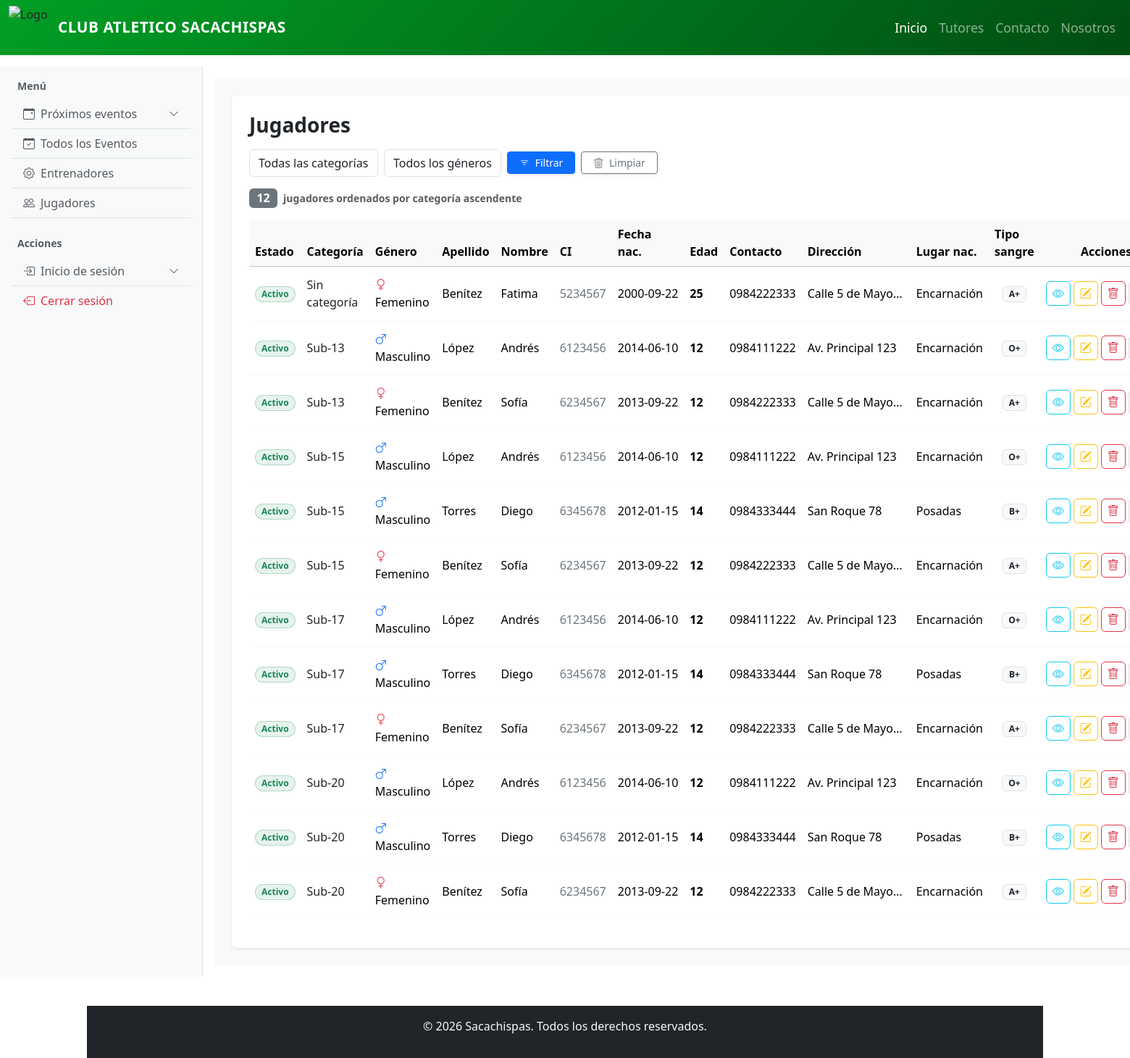
The app's page /backend/jugadores/index.php with its own data.
### tables this page shows
CREATE TABLE Jugadores (
    id_jugador          INT UNSIGNED   NOT NULL AUTO_INCREMENT,
    apellido            VARCHAR(100)   NOT NULL,
    nombre              VARCHAR(100)   NOT NULL,
    CI                  VARCHAR(20)    NOT NULL UNIQUE,
    fecha_nac           DATE           NOT NULL,
    nro_contacto        VARCHAR(20)    NOT NULL,
    genero              INT UNSIGNED   NOT NULL,
    activo              TINYINT(1)     NOT NULL DEFAULT 1,
    direccion           VARCHAR(200)   NOT NULL,
    lugar_nac           VARCHAR(100)   NOT NULL,
    foto                LONGBLOB       NULL,
    tipo_sangre         VARCHAR(5)     NULL     COMMENT 'Ej: A+, O-, AB+',
    alergias            VARCHAR(255)   NULL,
    enfermedades_base   VARCHAR(255)   NULL,
    PRIMARY KEY (id_jugador)
);

CREATE TABLE Categoria (
    id_categoria  INT UNSIGNED    NOT NULL AUTO_INCREMENT,
    descripcion   VARCHAR(100)    NOT NULL,
    edad          TINYINT UNSIGNED NOT NULL COMMENT 'Límite de edad de la categoría (máx 99)',
    PRIMARY KEY (id_categoria)
);

### db/lib/jugadores.php (called while the page is built, shortened)
<?php
class jugadores {
    private $db;
    public function __construct($conn) {
        $this->db = $conn;
    }
    public function getFiltered($id_categoria, $id_genero) {
        $where = [];
        $sql = "SELECT j.*,
                    c.descripcion AS categoria_nombre,
                    c.edad AS categoria_orden,
                    TIMESTAMPDIFF(YEAR, j.fecha_nac, CURDATE()) AS edad
                    FROM `Jugadores` j
                    LEFT JOIN `Categoria` c
                    ON TIMESTAMPDIFF(YEAR, j.fecha_nac, CURDATE()) <= c.edad";
        $sql .= " ORDER BY c.edad ASC, j.genero ASC, j.apellido ASC";
        return $this->db->query($sql);
    }
}
?>

### backend/jugadores/index.php (the view, shortened to what this page needs)
<?php
include __DIR__ . "/../../db/lib/conex.php";
include __DIR__ . "/../../db/lib/jugadores.php";
$con     = Conex();
$jugador = new jugadores($con);
$id_categoria = isset($_GET['categoria']) ? (int)$_GET['categoria'] : 0;
$id_genero = isset($_GET['genero']) ? (int)$_GET['genero'] : 0;
$rs = $jugador->getFiltered($id_categoria, $id_genero);
$jugadores = [];
while ($fila = $rs->fetch_assoc()) {
  $fila['genero_txt'] = match((int)$fila['genero']) {
    1 => 'Masculino',
    2 => 'Femenino',
    default => 'Sin género'
  };
  $fila['categoria_txt'] = $fila['categoria_nombre'] ?? 'Sin categoría';
  $jugadores[] = $fila;
}
?>
<?php include_once '../../template/parciales/templateStart.php'; ?>
<div class="d-flex flex-column flex-lg-row min-vh-100">
  <?php include_once '../../template/parciales/aside1.php'; ?>
  <div class="flex-grow-1 p-4 bg-light">
    <div class="card border-0 shadow-sm p-4 bg-white">
      <main>
        <div class="d-flex justify-content-between align-items-center mb-3">
          <h1 class="h3 mb-0 fw-bold text-dark">Jugadores</h1>
        </div>
        <form method="get" class="mb-3 d-flex gap-2 align-items-center">
            <select name="categoria" class="form-control w-auto">
                <option value="">Todas las categorías</option>
            </select>
            <select name="genero" class="form-control w-auto">
                <option value="">Todos los géneros</option>
            </select>
            <button type="submit" class="btn btn-primary btn-sm px-3 shadow-sm">
                <i class="bi bi-filter me-1"></i> Filtrar
            </button>
            <a href="index.php" class="btn btn-outline-secondary btn-sm px-3 shadow-sm">
                <i class="bi bi-trash3 me-1"></i> Limpiar
            </a>
        </form>
        <?php if (empty($jugadores)): ?>
          <div class="text-center py-5">
            <i class="bi bi-people text-muted fs-1"></i>
            <p class="mt-2 text-muted">No hay jugadores registrados en el sistema.</p>
          </div>
        <?php else: ?>
          <div class="d-flex align-items-center gap-2 mb-3">
            <span class="badge bg-secondary px-2.5 py-1.5 fs-6"><?= count($jugadores) ?></span>
            <span class="text-muted small fw-semibold">jugadores ordenados por categoría ascendente</span>
          </div>
          <div class="table-responsive">
            <table class="table table-hover align-middle border-light">
              <thead class="table-light text-secondary">
                <tr>
                  <th>Estado</th>
                  <th>Categoría</th>
                  <th>Género</th>
                  <th>Apellido</th>
                  <th>Nombre</th>
                  <th>CI</th>
                  <th>Fecha nac.</th>
                  <th>Edad</th>
                  <th>Contacto</th>
                  <th>Dirección</th>
                  <th>Lugar nac.</th>
                  <th>Tipo sangre</th>
                  <th class="text-center">Acciones</th>
                </tr>
              </thead>
              <tbody>
                <?php foreach ($jugadores as $fila): ?>
                <tr>
                  <td>
                    <?php if (($fila['activo'] ?? 1) == 1): ?>
                      <span class="badge bg-success bg-opacity-10 text-success px-2 py-1.5 border border-success border-opacity-25 rounded-pill">Activo</span>
                    <?php else: ?>
                      <span class="badge bg-danger bg-opacity-10 text-danger px-2 py-1.5 border border-danger border-opacity-25 rounded-pill">Inactivo</span>
                    <?php endif; ?>
                  </td>
                  <td class="fw-medium text-dark"><?= htmlspecialchars($fila['categoria_txt']) ?></td>
                  <td>
                    <?php if ($fila['genero_txt'] === 'Masculino'): ?>
                      <i class="bi bi-gender-male text-primary me-1"></i>
                    <?php elseif ($fila['genero_txt'] === 'Femenino'): ?>
                      <i class="bi bi-gender-female text-danger me-1"></i>
                    <?php endif; ?>
                    <?= htmlspecialchars($fila['genero_txt']) ?>
                  </td>
                  <td><?= htmlspecialchars($fila['apellido']) ?></td>
                  <td><?= htmlspecialchars($fila['nombre']) ?></td>
                  <td class="text-secondary"><?= htmlspecialchars($fila['CI']) ?></td>
                  <td class="text-nowrap"><?= $fila['fecha_nac'] ?></td>
                  <td class="fw-bold"><?= $fila['edad'] ?></td>
                  <td><?= htmlspecialchars($fila['nro_contacto']) ?></td>
                  <td class="text-truncate" style="max-width: 150px;"><?= htmlspecialchars($fila['direccion']) ?></td>
                  <td><?= htmlspecialchars($fila['lugar_nac']) ?></td>
                  <td class="text-center"><span class="badge bg-light text-dark border"><?= htmlspecialchars($fila['tipo_sangre']) ?></span></td>
                  <td>
                    <div class="d-flex flex-nowrap gap-1 justify-content-center">
                      <a href="detalle.php?id_jugador=<?= $fila['id_jugador'] ?>"
                        class="btn btn-outline-info py-1 px-2"><i class="bi bi-eye"></i></a>
                      <a href="editar.php?id_jugador=<?= $fila['id_jugador'] ?>"
                         class="btn btn-outline-warning py-1 px-2"><i class="bi bi-pencil-square"></i></a>
                      <a href="borrar.php?id_jugador=<?= $fila['id_jugador'] ?>"
                         class="btn btn-outline-danger py-1 px-2"><i class="bi bi-trash"></i></a>
                      <?php if (($fila['activo'] ?? 1) == 1): ?>
                        <a href="estado.php?id=<?= $fila['id_jugador'] ?>&accion=0"
                           class="btn btn-light border text-danger py-1 px-2 fw-semibold">Baja</a>
                      <?php else: ?>
                        <a href="estado.php?id=<?= $fila['id_jugador'] ?>&accion=1"
                           class="btn btn-success py-1 px-2 fw-semibold">Alta</a>
                      <?php endif; ?>
                    </div>
                  </td>
                </tr>
                <?php endforeach; ?>
              </tbody>
            </table>
          </div>
        <?php endif; ?>
      </main>
    </div>
  </div>
</div>
<?php include_once '../../template/parciales/templateEnd.php'; ?>

### template/parciales/head.php (shortened to what this page needs)
<!DOCTYPE html>
<html lang="es">
<head>
    <link rel="stylesheet" href="/assets/Bootstrap/css/bootstrap.min.css">
    <link rel="stylesheet" href="/assets/Bootstrap-Icons/bootstrap-icons.min.css">
</head>

### template/parciales/templateStart.php (shortened to what this page needs)
<?php include(__DIR__ . "/head.php"); ?>
<body>
    <?php include(__DIR__ . "/header.php"); ?>
    <div class="container-fluid py-3">
        <div class="row">
            <?php include(__DIR__ . "/aside1.php"); ?>
            <main class="col-8 p-3">

### template/parciales/header.php (shortened to what this page needs)
<nav class="navbar navbar-expand-lg navbar-dark shadow-sm" style="background: linear-gradient(135deg, #009f25 0%, #004d12 100%) !important;">
    <div class="container-fluid">
        <img src="/template/img/image.png" alt="Logo" width="60" height="60" class="d-inline-block align-text-top me-2">
        <a class="navbar-brand fw-bold text-uppercase" href="/template/index.php" style="font-size: 1.3rem; letter-spacing: 0.5px;">Club Atletico Sacachispas</a>
        <div class="collapse navbar-collapse" id="navbarNav">
            <ul class="navbar-nav ms-auto">
                <li class="nav-item">
                    <a class="nav-link active" aria-current="page" href="/template/index.php" style="font-size: 1.1rem;">Inicio</a>
                </li>
                <li class="nav-item">
                    <a class="nav-link" href="/backend/tutores/index.php" style="font-size: 1.1rem;">Tutores</a>
                </li>
                <li class="nav-item">
                    <a class="nav-link" href="/template/contactos.php" style="font-size: 1.1rem;">Contacto</a>
                </li>
                <li class="nav-item">
                    <a class="nav-link" href="/template/acercade.php" style="font-size: 1.1rem;">Nosotros</a>
                </li>
            </ul>
        </div>
    </div>
</nav>

### template/parciales/aside1.php (shortened to what this page needs)
<aside class="d-flex flex-column p-3 border-end bg-light" style="width: 280px; min-height: 100vh;">
    <div class="mb-2 ps-2 fw-bold text-muted small">Menú</div>
    <div class="list-group mb-4 list-group-flush border-bottom">
        <button class="list-group-item list-group-item-action d-flex justify-content-between align-items-center bg-transparent" type="button" data-bs-toggle="collapse" data-bs-target="#eventosDetalle">
            <span><i class="bi bi-calendar-event me-2"></i>Próximos eventos</span>
            <i class="bi bi-chevron-down small text-muted"></i>
        </button>
        <a href="/backend/actividad/index.php" class="list-group-item list-group-item-action bg-transparent">
            <i class="bi bi-calendar-check me-2"></i>Todos los Eventos
        </a>
        <a href="/backend/entrenadores/index.php" class="list-group-item list-group-item-action bg-transparent">
            <i class="bi bi-gear me-2"></i>Entrenadores
        </a>
        <a href="/backend/jugadores/index.php" class="list-group-item list-group-item-action bg-transparent">
            <i class="bi bi-people me-2"></i>Jugadores
        </a>
    </div>
    <div class="mb-2 ps-2 fw-bold text-muted small">Acciones</div>
    <div class="list-group list-group-flush">
        <button class="list-group-item list-group-item-action d-flex justify-content-between align-items-center bg-transparent" type="button" data-bs-toggle="collapse" data-bs-target="#inicioSesion">
            <span><i class="bi bi-box-arrow-in-right me-2"></i>Inicio de sesión</span>
            <i class="bi bi-chevron-down small text-muted"></i>
        </button>
        <a href="#" class="list-group-item list-group-item-action bg-transparent text-danger">
            <i class="bi bi-box-arrow-left me-2"></i>Cerrar sesión
        </a>
    </div>
</aside>

### template/parciales/templateEnd.php (shortened to what this page needs)
    </main>
        </div>
    </div>
    <?php include "footer.php"; ?>
</body>
</html>

### template/parciales/footer.php
<footer>
       <div class="container fluid bg-dark text-light p-3 mt-4">
           <div class = "row">
               <div class = "col text-center">
                   <p>&copy; 2026 Sacachispas. Todos los derechos reservados.</p>
               </div>
           </div>
       </div>
   </footer>

### records on screen
jugadores: activo "Activo", categoria_txt "Sin categoría", genero_txt "Femenino", apellido "Benítez", nombre "Fatima", CI "5234567", fecha_nac "2000-09-22", edad "25", nro_contacto "0984222333", direccion "Calle 5 de Mayo…", lugar_nac "Encarnación", tipo_sangre "A+"
jugadores: activo "Activo", categoria.descripcion "Sub-13", genero_txt "Masculino", apellido "López", nombre "Andrés", CI "6123456", fecha_nac "2014-06-10", edad "12", nro_contacto "0984111222", direccion "Av. Principal 123", lugar_nac "Encarnación", tipo_sangre "O+", categoria.descripcion "Sub-15", categoria.descripcion "Sub-17", categoria.descripcion "Sub-20"
jugadores: activo "Activo", categoria.descripcion "Sub-13", genero_txt "Femenino", apellido "Benítez", nombre "Sofía", CI "6234567", fecha_nac "2013-09-22", edad "12", nro_contacto "0984222333", direccion "Calle 5 de Mayo…", lugar_nac "Encarnación", tipo_sangre "A+", categoria.descripcion "Sub-15", categoria.descripcion "Sub-17", categoria.descripcion "Sub-20"
jugadores: activo "Activo", categoria.descripcion "Sub-15", genero_txt "Masculino", apellido "Torres", nombre "Diego", CI "6345678", fecha_nac "2012-01-15", edad "14", nro_contacto "0984333444", direccion "San Roque 78", lugar_nac "Posadas", tipo_sangre "B+", categoria.descripcion "Sub-17", categoria.descripcion "Sub-20"

### other values on screen
count($jugadores) "12"
